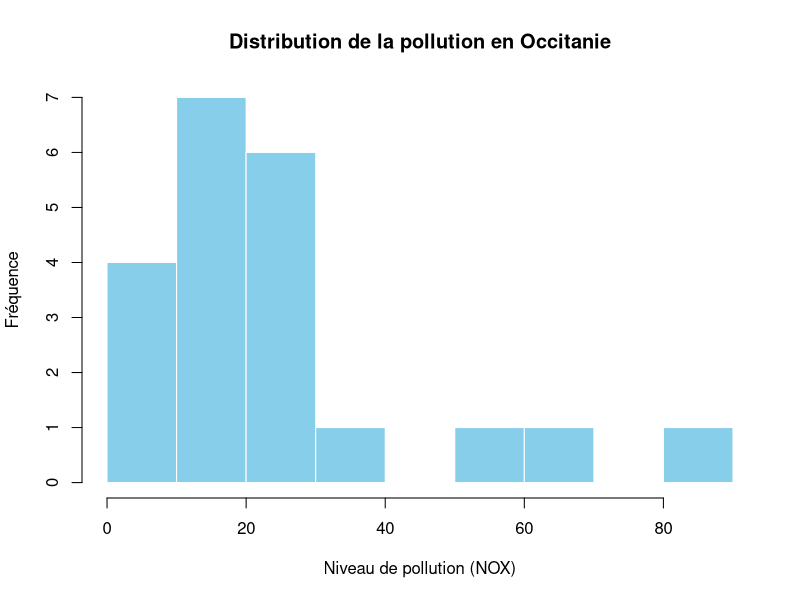
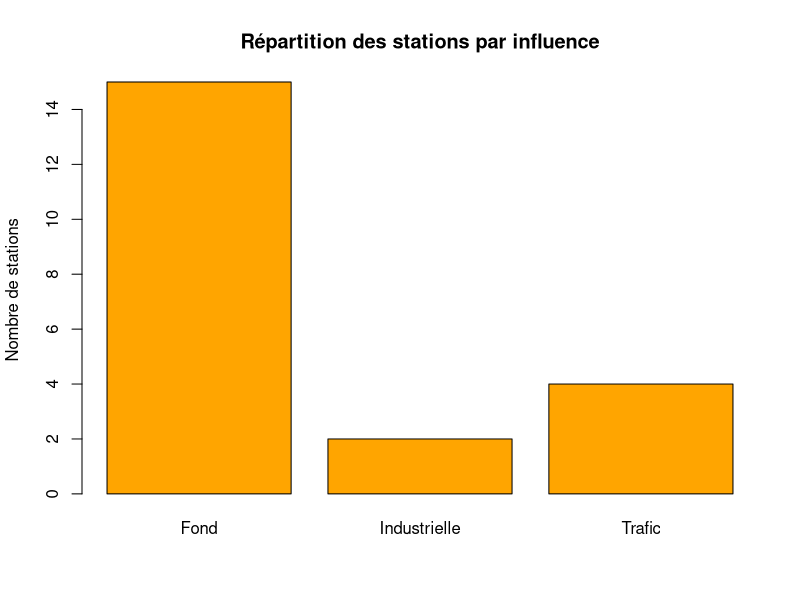
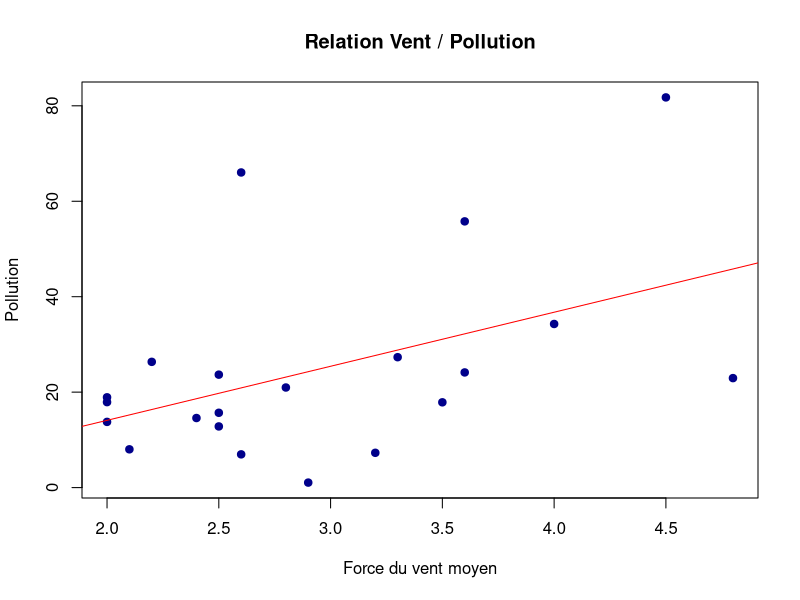
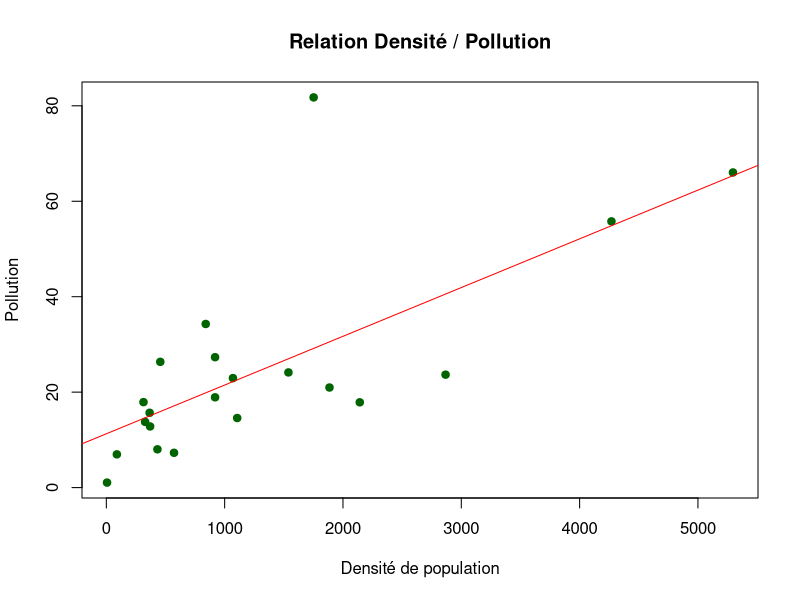
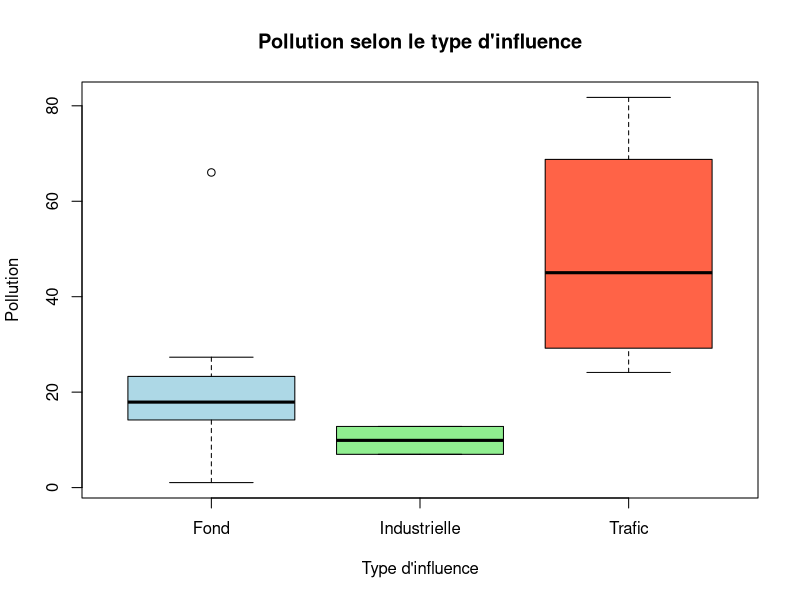
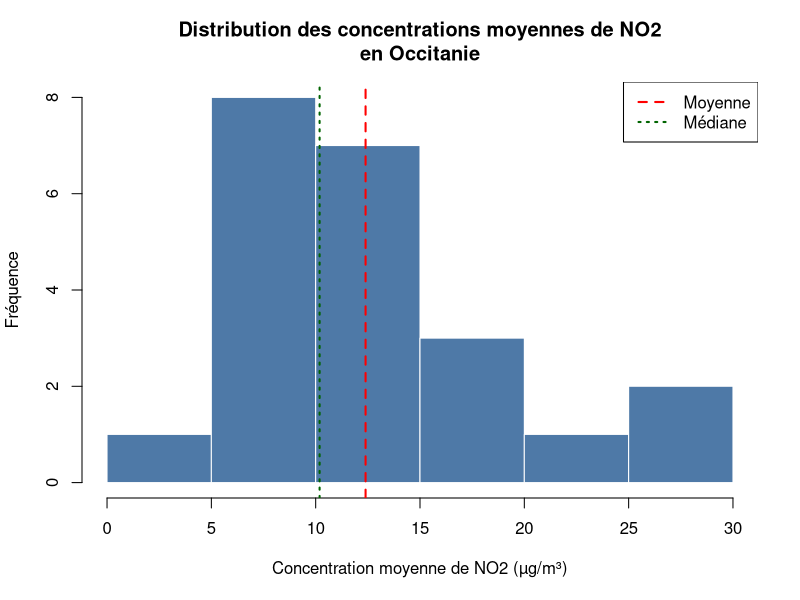
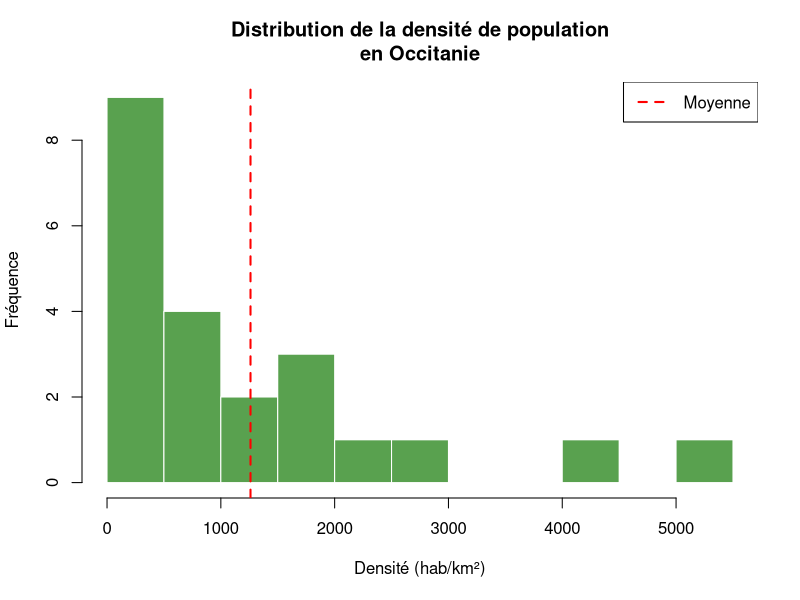
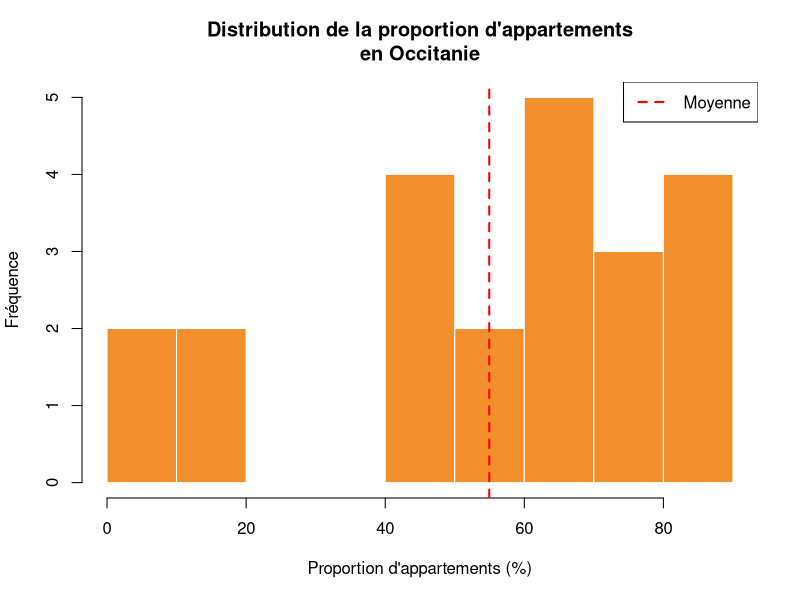

Recreate these plots in R, in order.
## ---- chunk 1
knitr::opts_chunk$set(
  echo    = TRUE,
  warning = FALSE,
  message = FALSE,
  fig.align = "center",
  fig.width  = 10,
  fig.height = 6
)
## ---- chunk 2
P1 <- read.csv("data/P1_analyse_geoClimatique.csv")
## ---- chunk 3
summary(P1$Moyenne_Mesure_Pollution)

hist(P1$Moyenne_Mesure_Pollution, 
     main="Distribution de la pollution en Occitanie",
     ylab="Fréquence", 
     xlab="Niveau de pollution (NOX)", 
     col="skyblue", 
     border="white")
## ---- chunk 4
table(P1$influence)
barplot(table(P1$influence), 
        main="Répartition des stations par influence",
        col="orange", ylab="Nombre de stations")
## ---- chunk 5
plot(P1$Force_vent_med, P1$Moyenne_Mesure_Pollution,
     main="Relation Vent / Pollution",
     xlab="Force du vent moyen", ylab="Pollution",
     pch=19, col="darkblue")
abline(lm(Moyenne_Mesure_Pollution ~ Force_vent_med, data=P1), col="red")
## ---- chunk 6
plot(P1$densite, P1$Moyenne_Mesure_Pollution,
     main="Relation Densité / Pollution",
     xlab="Densité de population", ylab="Pollution",
     pch=19, col="darkgreen")
abline(lm(Moyenne_Mesure_Pollution ~ densite, data=P1), col="red")
## ---- chunk 7
boxplot(Moyenne_Mesure_Pollution ~ influence, data=P1,
        main="Pollution selon le type d'influence",
        col=c("lightblue", "lightgreen", "tomato"),
        xlab="Type d'influence", ylab="Pollution")
## ---- chunk 8
P2_analyse_densite_population <- read.csv("data/P2_analyse_densite_population.csv")
## ---- chunk 9
hist(P2_analyse_densite_population$moy_no2,
     main = "Distribution des concentrations moyennes de NO2\nen Occitanie",
     xlab = "Concentration moyenne de NO2 (µg/m³)",
     ylab = "Fréquence",
     col = "#4E79A7", border = "white", breaks = 8)
abline(v = mean(P2_analyse_densite_population$moy_no2), col = "red", lwd = 2, lty = 2)
abline(v = median(P2_analyse_densite_population$moy_no2), col = "darkgreen", lwd = 2, lty = 3)
legend("topright", legend = c("Moyenne", "Médiane"),
       col = c("red", "darkgreen"), lty = c(2, 3), lwd = 2)
## ---- chunk 10
hist(P2_analyse_densite_population$densite,
     main = "Distribution de la densité de population\nen Occitanie",
     xlab = "Densité (hab/km²)", ylab = "Fréquence",
     col = "#59A14F", border = "white", breaks = 8)
abline(v = mean(P2_analyse_densite_population$densite), col = "red", lwd = 2, lty = 2)
legend("topright", legend = "Moyenne", col = "red", lty = 2, lwd = 2)
## ---- chunk 11
hist(P2_analyse_densite_population$prop_appart,
     main = "Distribution de la proportion d'appartements\nen Occitanie",
     xlab = "Proportion d'appartements (%)", ylab = "Fréquence",
     col = "#F28E2B", border = "white", breaks = 8)
abline(v = mean(P2_analyse_densite_population$prop_appart), col = "red", lwd = 2, lty = 2)
legend("topright", legend = "Moyenne", col = "red", lty = 2, lwd = 2)
## ---- chunk 12
boxplot(P2_analyse_densite_population$prop_appart, 
        P2_analyse_densite_population$moy_no2,
        main="Proportion appartement Vs moy_no2",
        col=c("lightgreen", "red"), ylab="Frequence")
## ---- chunk 13
P3_analyse_niveaux_de_pollution <- read.csv("data/P3_analyse_niveaux_de_pollution.csv", header = TRUE)
## ---- chunk 14
P3_analyse_niveaux_de_pollution$valeur_moyenne <- as.numeric(
  as.character(P3_analyse_niveaux_de_pollution$valeur_moyenne))

aggregate(valeur_moyenne ~ influence, data = P3_analyse_niveaux_de_pollution, FUN = mean)

table_stations <- table(P3_analyse_niveaux_de_pollution$influence)
barplot(table_stations, 
        main="Répartition des stations de mesure",
        ylab="Nombre de communes", 
        col=c("skyblue", "orange", "tomato"), border="white")
## ---- chunk 15
boxplot(valeur_moyenne ~ influence, data = P3_analyse_niveaux_de_pollution,
        main = "Pollution : Naturelle (Fond) vs Humaine (Trafic)",
        ylab = "Concentration de NOX (µg/m3)",
        xlab = "Type d'influence",
        col = c("skyblue", "orange", "tomato"), notch = FALSE)
## ---- chunk 16
P4 <- read.csv("data/P4_analyse_conditions_climatique.csv")
## ---- chunk 17
P4$typologie <- as.factor(P4$typologie)
summary(P4$pollution_moyenne)
hist(P4$pollution_moyenne,
     main = "Distribution de la pollution en Occitanie",
     ylab = "Fréquence", xlab = "Pollution moyenne (NOx)",
     col = "skyblue", border = "white")
## ---- chunk 18
table(P4$typologie)
barplot(table(P4$typologie),
        main = "Répartition des stations par typologie",
        col = c("lightblue", "lightgreen", "tomato", "khaki", "violet"),
        ylab = "Nombre de stations")
## ---- chunk 19
plot(P4$Force_vent_med, P4$pollution_moyenne,
     main = "Relation Vent / Pollution",
     xlab = "Force du vent moyenne", ylab = "Pollution moyenne",
     pch = 19, col = "darkblue")
abline(lm(pollution_moyenne ~ Force_vent_med, data = P4), col = "red")
## ---- chunk 20
plot(P4$Tmax_med, P4$pollution_moyenne,
     main = "Relation Température / Pollution",
     xlab = "Température maximale moyenne", ylab = "Pollution moyenne",
     pch = 19, col = "darkgreen")
abline(lm(pollution_moyenne ~ Tmax_med, data = P4), col = "red")
## ---- chunk 21
plot(P4$RR_med, P4$pollution_moyenne,
     main = "Relation Pluviométrie / Pollution",
     xlab = "Pluviométrie moyenne", ylab = "Pollution moyenne",
     pch = 19, col = "purple")
abline(lm(pollution_moyenne ~ RR_med, data = P4), col = "red")
## ---- chunk 22
boxplot(pollution_moyenne ~ typologie, data = P4,
        main = "Pollution selon la typologie de station",
        col = c("lightblue", "lightgreen", "tomato", "khaki", "violet"),
        xlab = "Typologie", ylab = "Pollution moyenne")
## ---- chunk 23
P5 <- read.csv("data/P5_analyse_pollution_atmospherique.csv")
## ---- chunk 24
P5_ozone <- P5$moyenne_pollution[P5$nom_poll == "O3"]
hist(P5_ozone, main = "Distribution des niveaux d'Ozone",
     xlab = "Concentration (µg/m³)", ylab = "Nombre de mesures",
     col = "orange", border = "red")
## ---- chunk 25
P5 <- as.data.frame(P5)
boxplot(P5$moyenne_pollution ~ P5$nom_poll, 
        data = P5, main = "Dispersion par type de polluant",
        xlab = "Polluant", ylab = "Concentration", col = "lightblue")
## ---- chunk 26
no2 <- P5$moyenne_pollution[P5$nom_poll == "NO2"]
o3  <- P5$moyenne_pollution[P5$nom_poll == "O3"]
plot(no2, o3, main = "Relation entre NO2 et Ozone",
     xlab = "Concentration de NO2", ylab = "Concentration d'Ozone",
     pch = 19, col = "darkred")
abline(lm(o3 ~ no2), col = "blue", lwd = 2)
## ---- chunk 27
ozone_mensuel <- P5$moyenne_pollution[P5$nom_poll == "O3"]
mois <- P5$mois[P5$nom_poll == "O3"]
plot(mois, ozone_mensuel, type = "o",
     main = "Évolution de l'Ozone sur l'année",
     xlab = "Mois", ylab = "Moyenne pollution",
     col = "darkgreen", lwd = 2, pch = 16)
